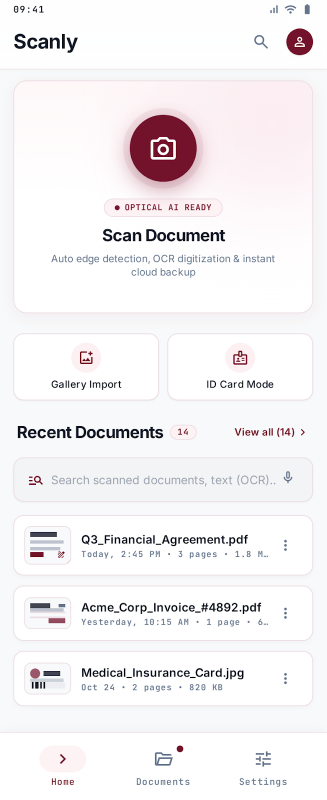
#> input picture design/document.png, 653 x 1600 px (shown at 1/2 size); its folder holds only this picture in this run
$ python -i binarize.py   (imports and definitions only)   (older library calls are emulated)
#> lines starting #> are read from the running program, lines starting #| are printed output that depends on the picture; after the words box and inside, x2 and y2 are one past the last pixel; in counts of white or black regions, pixels touching at a corner belong together
#> further down, picture is the input picture: shape (1600, 653, 3); mean B, G, R 242.6, 240.8, 243.8
### components/enhancement.py
"""
enhancement.py - lighting/shadow correction aur scan enhancement helpers.
"""
import cv2
import numpy as np


def _odd(value):
    """Kernel/block size ko odd rakho (OpenCV even par center theek nahi leta)."""
    return int(value) | 1


def estimate_illumination(gray, work_max=None, kernel_ratio=12, blur_sigma=0.0):
    """Page ka slow-varying background/illumination map.

    Bade kernel ka morphological CLOSE text/lines ko hata deta hai; jo bacha
    wahi paper illumination hai. `work_max` par chhoti copy par estimate karke
    wapas upscale karte hain (roshni smooth hoti hai, isliye fast + same).
    """
#> called with work_max = 512, kernel_ratio = 6, blur_sigma = 4
    h, w = gray.shape[:2]
#> h = 1600; w = 653
    scale = 1.0
    work = gray
    if work_max and max(h, w) > work_max:
        scale = work_max / max(h, w)
#> scale = 0.32
        work = cv2.resize(gray, None, fx=scale, fy=scale, interpolation=cv2.INTER_AREA)
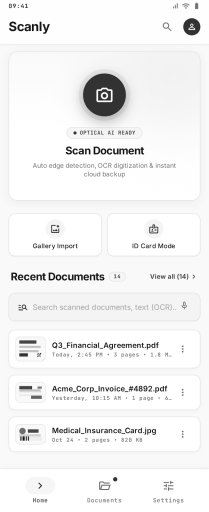
#> work: shape (512, 209); min 12, max 255, mean 242

    k = _odd(max(15, min(work.shape[:2]) // kernel_ratio))
#> k = 35
    kernel = cv2.getStructuringElement(cv2.MORPH_ELLIPSE, (k, k))
    bg = cv2.morphologyEx(work, cv2.MORPH_CLOSE, kernel)

    if blur_sigma > 0:
        bg = cv2.GaussianBlur(bg, (0, 0), sigmaX=blur_sigma)

    if scale != 1.0:
        bg = cv2.resize(bg, (w, h), interpolation=cv2.INTER_LINEAR)
#> bg: shape (1600, 653)
    return bg


# [62 lines left out: functions estimate_background, remove_shadow, enhance, not called in this run]


def normalize_illumination(img, target=250.0, max_gain=3.5, work_max=512):
    """Flat-field shadow removal: har pixel ko local background se divide karo.

    Teeno channels par same gain (grayscale background se) - colour shift nahi.
    `kernel_ratio=6` chhota rakha hai taaki bade dark content (logo/header) ka
    gain ~1 rahe. `relative_dark` mask ink/dark pixels ka gain 1 ki taraf kheenchta
    hai, par shadow wale paper (gray ~= bg) par full correction lagti hai.
    """
    gray = cv2.cvtColor(img, cv2.COLOR_BGR2GRAY)
    bg = estimate_illumination(
        gray, work_max=work_max, kernel_ratio=6, blur_sigma=4.0
    ).astype(np.float32) + 1.0
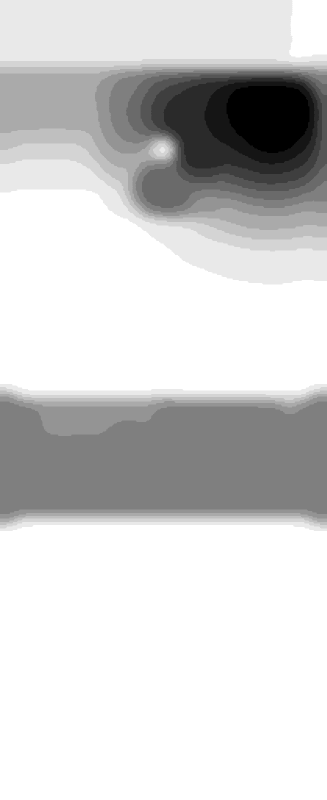
#> bg: shape (1600, 653) float32 (shown at 1/2 size); min 244, max 256, mean 253.8; drawn with min black and max white
    gain = np.clip(target / bg, 1.0, max_gain)
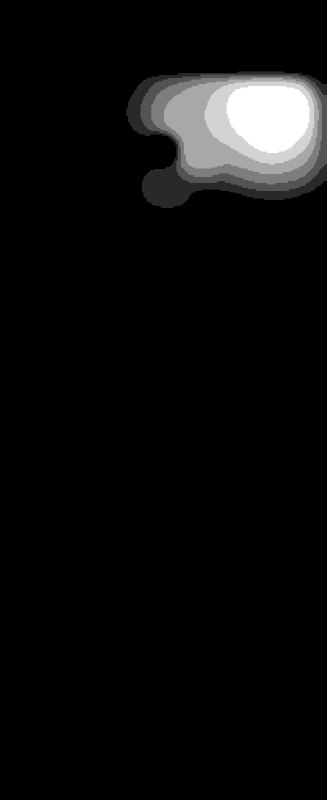
#> gain: shape (1600, 653) float32 (shown at 1/2 size); min 1, max 1.02, mean 1; drawn with min black and max white
    relative_dark = np.clip((bg - gray.astype(np.float32)) / 64.0, 0.0, 1.0)
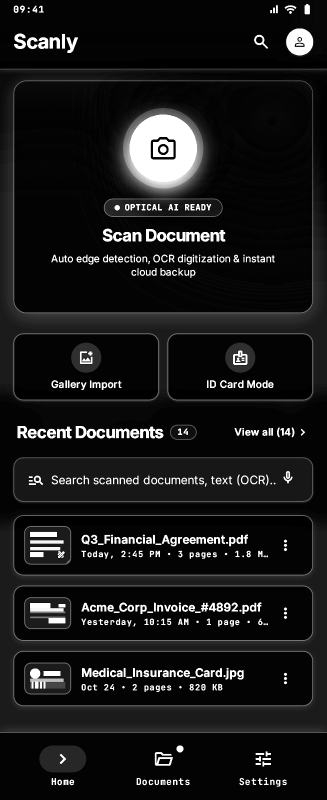
#> relative_dark: shape (1600, 653) float32 (shown at 1/2 size); min 0, max 1, mean 0.105
    gain = 1.0 + (gain - 1.0) * (1.0 - relative_dark)
    b, g, r = cv2.split(img)
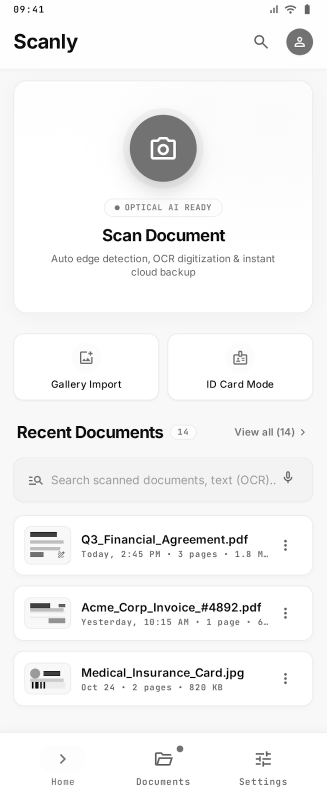
#> r: shape (1600, 653) (shown at 1/2 size); min 0, max 255, mean 243.8
    return cv2.merge([
        cv2.multiply(b, gain, dtype=cv2.CV_8U),
        cv2.multiply(g, gain, dtype=cv2.CV_8U),
        cv2.multiply(r, gain, dtype=cv2.CV_8U),
    ])


# [6 lines left out: function local_contrast, not called in this run]


def reduce_noise(img, diameter=5, strength=24):
    """Edge-preserving bilateral denoise (text edges blur nahi hote)."""
    return cv2.bilateralFilter(img, diameter, strength, strength)


# [12 lines left out: functions sharpen, enhance_document, not called in this run]

### components/binarize.py
"""
binarize.py - B&W scan functions.

`binarize`/`scan_image` purane (verbatim) pipeline hain - local tool aur parity
tests inhe as-is use karte hain. `binarize_document` naya shadow-corrected B&W
path hai jo `/scan` use karta hai.
"""
import cv2
import numpy as np

from .detection import scan_detection
from .enhancement import _odd, normalize_illumination
from .geometry import four_point_transform


def binarize(img, method="otsu"):
    """Warped page -> B&W. method: "otsu" (global) ya "adaptive" (local)."""
    gray = cv2.cvtColor(img, cv2.COLOR_BGR2GRAY)

    if method == "otsu":
        return cv2.threshold(gray, 0, 255, cv2.THRESH_BINARY + cv2.THRESH_OTSU)[1]

    if method == "adaptive":
        return cv2.adaptiveThreshold(
            gray, 255, cv2.ADAPTIVE_THRESH_GAUSSIAN_C, cv2.THRESH_BINARY, 31, 10
        )

    raise ValueError(f"unknown method: {method!r} (use 'otsu' ya 'adaptive')")


def scan_image(img, max_side=None, method="otsu"):
    """Poora scan ek call me: detect -> warp -> binarize.

    max_side sirf input ko bound karta hai; warped page full resolution rehta hai.
    Return: {"scan", "contour", "used_fallback"}.
    """
    if max_side:
        h, w = img.shape[:2]
        if max(h, w) > max_side:
            factor = max_side / max(h, w)
            img = cv2.resize(img, None, fx=factor, fy=factor, interpolation=cv2.INTER_AREA)

    contour, used_fallback = scan_detection(img, return_fallback=True)

    warped = four_point_transform(img, contour.reshape(4, 2))
    scan = binarize(warped, method=method)

    return {"scan": scan, "contour": contour, "used_fallback": used_fallback}


def binarize_document(img, method="otsu"):
    """Shadow-corrected B&W: pehle illumination normalize, phir threshold.

    otsu = global, adaptive = local (block size image ke size ke hisaab se).
    Output inverted hota hai - white ink, black background. Strictly 0/255.
    """
    gray = cv2.cvtColor(normalize_illumination(img), cv2.COLOR_BGR2GRAY)
    gray = cv2.GaussianBlur(gray, (3, 3), 0)  # denoise, taaki Otsu speckle na pakde

    if method == "otsu":
        binary = cv2.threshold(gray, 0, 255, cv2.THRESH_BINARY + cv2.THRESH_OTSU)[1]
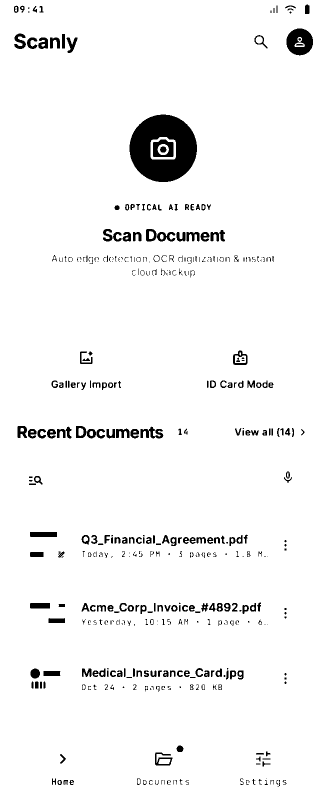
#> binary: shape (1600, 653) (shown at 1/2 size); 95.9% white; 437 black regions (157 under 20 px), largest, box (x1, y1, x2, y2) and area: (259, 229, 394, 364) 12189, (573, 57, 626, 111) 2031, (306, 279, 347, 314) 903
    elif method == "adaptive":
        block = _odd(max(15, min(gray.shape[:2]) // 24))
        binary = cv2.adaptiveThreshold(
            gray, 255, cv2.ADAPTIVE_THRESH_GAUSSIAN_C, cv2.THRESH_BINARY, block, 12
        )
    else:
        raise ValueError(f"unknown method: {method!r} (use 'otsu' ya 'adaptive')")

    return cv2.bitwise_not(binary)
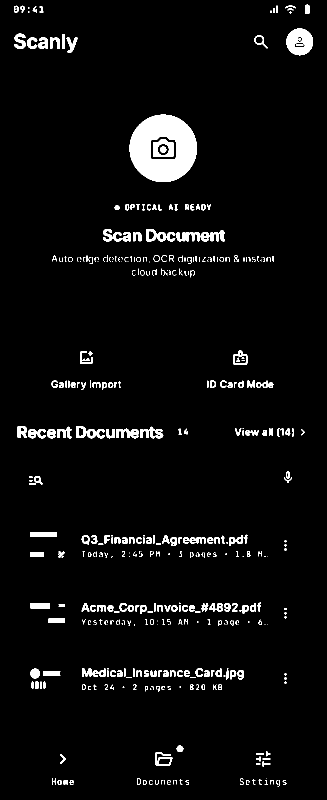
#> returned value: shape (1600, 653) (shown at 1/2 size); 4.1% white; 437 white regions (157 under 20 px), largest, box (x1, y1, x2, y2) and area: (259, 229, 394, 364) 12189, (573, 57, 626, 111) 2031, (306, 279, 347, 314) 903

>>> import cv2
>>> picture = cv2.imread('../design/document.png')
>>> result = binarize_document(picture)

$ run again, on design/filter.png
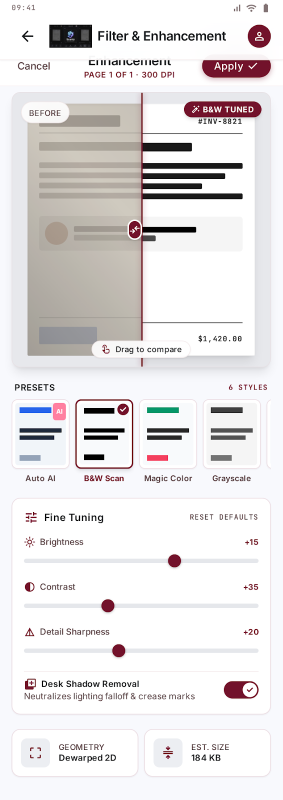
#> input picture design/filter.png, 565 x 1600 px (shown at 1/2 size)
#> picture is the input picture: shape (1600, 565, 3); mean B, G, R 228.1, 227.3, 230
#> in binarize_document, `binary = cv2.threshold(gray, 0, 255, cv2.THRESH_BINARY + cv2.THRESH_OT..`:
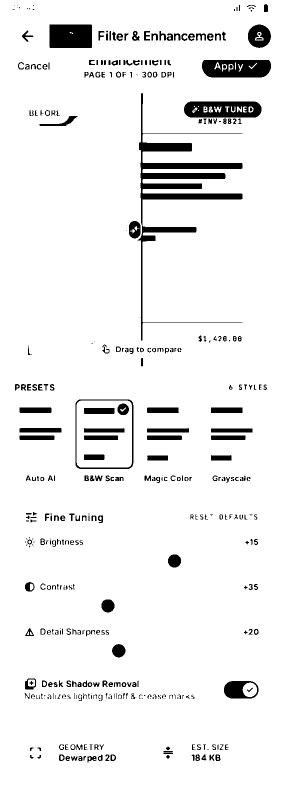
#> binary: shape (1600, 565) (shown at 1/2 size); 93.7% white; 415 black regions (106 under 20 px), largest, box (x1, y1, x2, y2) and area: (275, 186, 485, 681) 13268, (404, 120, 542, 155) 4145, (368, 203, 523, 235) 4075
#> in binarize_document, `return cv2.bitwise_not(binary)`:
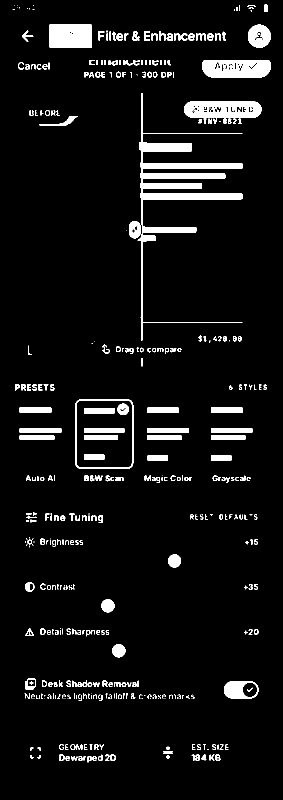
#> returned value: shape (1600, 565) (shown at 1/2 size); 6.3% white; 415 white regions (106 under 20 px), largest, box (x1, y1, x2, y2) and area: (275, 186, 485, 681) 13268, (404, 120, 542, 155) 4145, (368, 203, 523, 235) 4075
